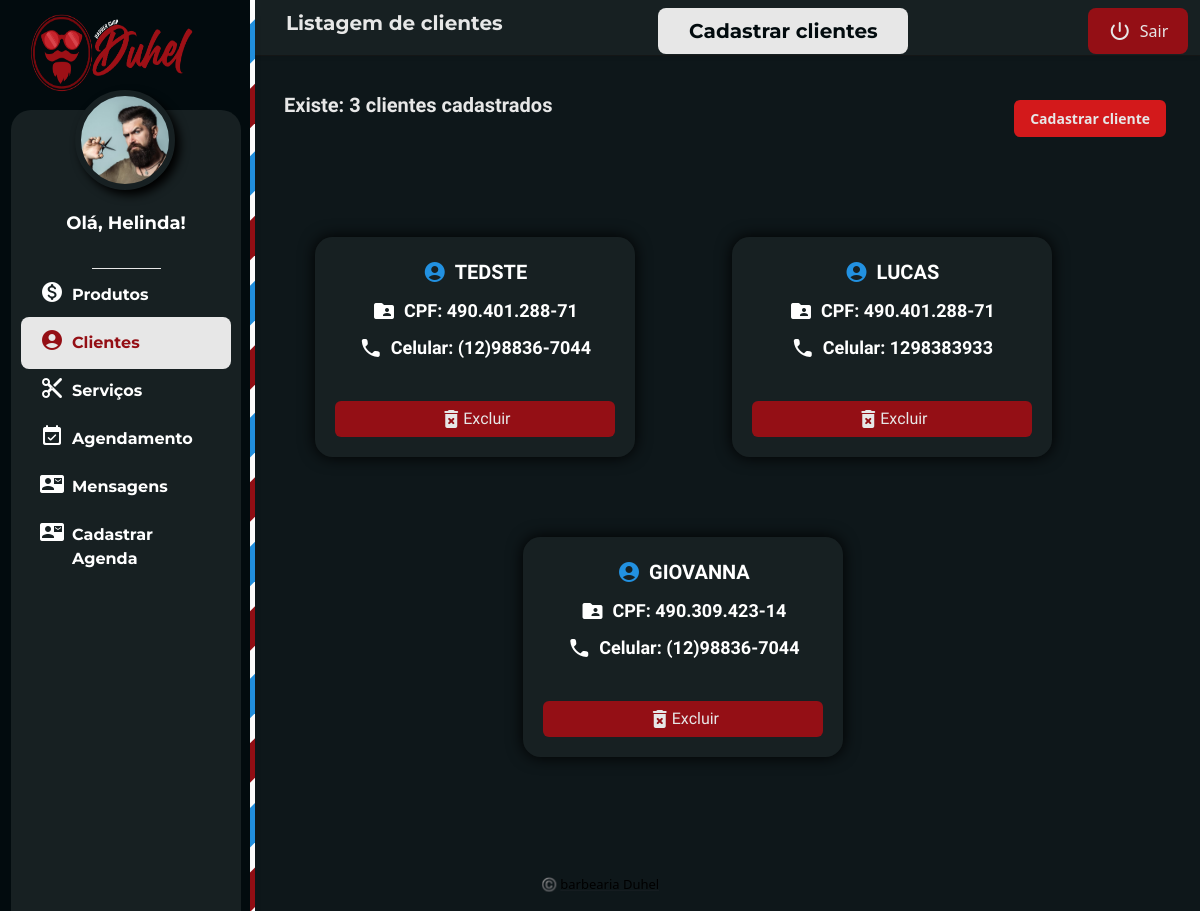
The page /private-adm/info-cliente.php (signed in) on the database as committed earlier.
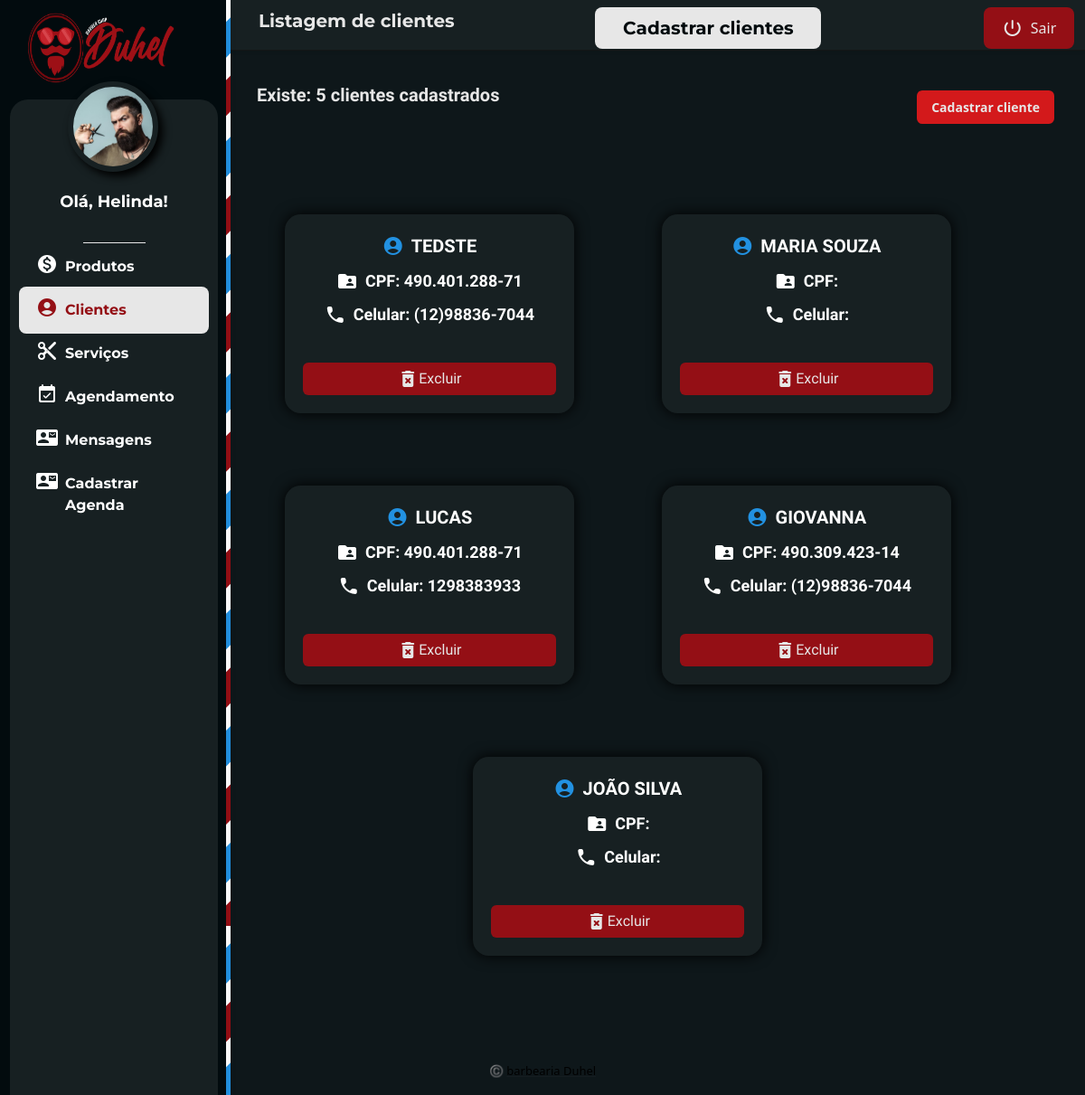
The same page on the database as committed later.
### tables this page shows
CREATE TABLE `tbcliente` (
  `idCliente` int(11) NOT NULL,
  `nomeCliente` varchar(300) NOT NULL,
  `cpfCliente` varchar(15) NOT NULL,
  `celularCliente` varchar(15) NOT NULL
);

### classes/Cliente.php (called while the page is built, shortened)
<?php
    class Cliente{
        public function listar(){
            $con = Conexao::conectar();
            $querySelect = "SELECT idCliente, nomeCliente, cpfCliente, celularCliente FROM tbcliente";
            $resultado = $con->query($querySelect);
            $lista = $resultado->fetchAll();
            return $lista;
        }
        public function contar(){
            $con = Conexao::conectar();
            $querySelect = "SELECT COUNT(idCliente) AS Quantidade FROM tbcliente";
            $resultado = $con->query($querySelect);
            $contagem = $resultado->fetchAll();
            return $contagem;
        }
   }
?>

### private-adm/info-cliente.php (the view, shortened to what the changed rows need)
<?php
require_once("../classes/Cliente.php");
try {
    $cliente = new Cliente();
    $listacliente = $cliente->listar();
    $cliente = new Cliente();
    $contaCliente = $cliente->contar();
} catch (Exception $e) {
    echo $e->getMessage();
}
?>
<!DOCTYPE html>
<html lang="pt-BR">
<head>
    <link rel="stylesheet" href="../css/style.css?v=<?php echo filemtime('../css/style.css'); ?>">
    <link rel="stylesheet" href="../css/global.css?v=<?php echo filemtime('../css/global.css'); ?>">
    <link rel="stylesheet" href="../css/private.css?v=<?php echo filemtime('../css/private.css'); ?>">
    <link rel="stylesheet" href="../css/private-produtos.css?v=<?php echo filemtime('../css/private-produtos.css'); ?>">
    <link rel="stylesheet" href="../css/portal.css?v=<?php echo filemtime('../css/portal.css'); ?>">
    <link rel="stylesheet" href="../css/alert.css?v=<?php echo filemtime('../css/alert.css'); ?>">
    <link rel="stylesheet" href="../css/conteudo-pag.css?v=<?php echo filemtime('../css/conteudo-pag.css'); ?>">
    <link rel="stylesheet" href="https://cdnjs.cloudflare.com/ajax/libs/animate.css/4.1.1/animate.min.css" />
    <link rel="stylesheet" href="https://cdnjs.cloudflare.com/ajax/libs/font-awesome/5.15.4/css/all.min.css">
    <link id="theme-style" rel="stylesheet" href="assets/css/portal.css">
</head>
<body class="app" onload="loadEventosDashboard()">
    <div class="app-wrapper">
        <div class="app-content pt-3 p-md-3 p-lg-4">
            <div class="row g-3 mb-4 align-items-center justify-content-between">
                <div class="col-auto">
                    <p>
                        <?php
                        foreach ($contaCliente as $linha) {
                            echo ("<label class='f-kanit f-900 f-20 m-b color-grey-ligth'> Existe: " . $linha['Quantidade'] . " clientes cadastrados</label>");
                        }
                        ?>
                    </p>
                </div>
            </div>
            <div class="container-xl d-flex row" id="eventos">
                <div class="content-pagina ">
                    <div class="content-body ">
                        <?php
                        echo ("<div class='display-f align-c w-100 content-card-content justify-content-around'>");
                        foreach ($listacliente as $linha) {
                            echo ("
                            <div class='card-pag-cliente animate_card'>
                            <div class='content-card'>
                                <div class='display-f align-c justify-c f-kanit f-900 f-20 upper m-b'>
                                <span class='material-icons-round m-r color-blue'>account_circle</span>
                                " . $linha['nomeCliente'] . "</div>
                                <div class='display-f align-c justify-c f-kanit f-900 f-18 m-b'>
                                <span class='material-icons-round m-r'>folder_shared</span>
                                CPF: " . $linha['cpfCliente'] . "</div>
                                <div class='display-f align-c justify-c f-kanit f-900 f-18 m-b'>
                                <span class='material-icons-round m-r'>phone</span>
                                Celular: " . $linha['celularCliente'] . "</div>
                                <div class='m-t'>
                                    <a href='excluir.php?excCliente=" . $linha['idCliente'] . "'>
                                        <div class='f-kanit botao-excluir display-f justify-c align-c'>
                                        <span class='material-icons-round'>delete_forever</span>
                                            Excluir
                                        </div>
                                    </a>
                                </div>
                            </div>
                        </div>
                        ");
                        }
                        echo ("</div>");
                        ?>
                    </div>
                </div>
            </div>
        </div>
    </div>
</body>
</html>

Rows that differ between the two databases and show on the page:
added tbcliente: nomeCliente "MARIA SOUZA"
added tbcliente: nomeCliente "JOÃO SILVA"
Other text that changed with them:
new list line: "Existe: 5 clientes cadastrados"
list line gone: "Existe: 3 clientes cadastrados"
